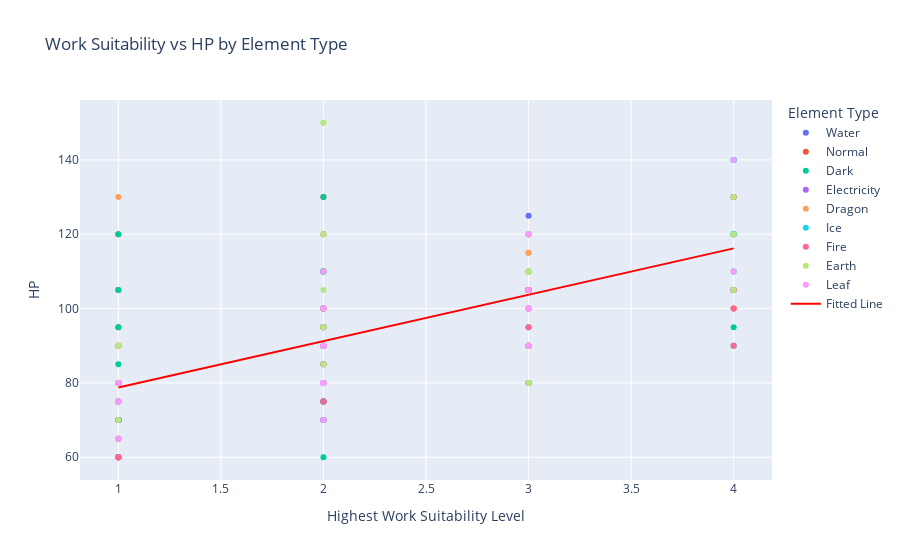

This figure's notebook cell:
### Code cell
# Write the code to run functions to fit each model in separate code chunks. 
# Interpret the model results.

# Replot the scatter plot with the fitted line
fig1 = px.scatter(
    pal_frame_vis.sort_values(by = "Highest Work Suitability Level", ascending = True),
    x="Highest Work Suitability Level",
    y="HP",
    color="Element Type",
    hover_data={"ID":True, "Rarity":True, "Work Types":True},
    title="Work Suitability vs HP by Element Type"
)
fig1.add_scatter(
    x=pal_frame_vis["Highest Work Suitability Level"],
    y=intercept + slope * pal_frame_vis["Highest Work Suitability Level"],
    mode="lines",
    name="Fitted Line",
    line=dict(color="red", width=2)
)
fig1.show()
#Tthe fitted line shows a positive correlation between work suitability level and HP, indicating that Pals with higher work suitability levels tend to have higher HP. The slope of the line suggests that for each unit increase in work suitability level, the HP increases by approximately `slope` units. The R2 value indicates how well the model explains the variance in HP based on work suitability level.

### Figure 1 — Plotly figure (JSON) as saved in the notebook; plotly's stock layout.template omitted (floating-point values rounded to 4 significant figures; data arrays with more than 128 entries replaced by an {"elided": "..."} marker saying what was removed)
{"data": [{"customdata": [["#-1", "Common", "Transporting"], ["#25", "Common", "Transporting, Watering"], ["#114", "Common", "Handiwork, Transporting, Gathering, Watering"], ["#81", "Common", "Watering, Farming"], ["#6", "Common", "Handiwork, Transporting, Watering"], ["#16", "Common", "Watering"], ["#10", "Common", "Handiwork, Transporting, Watering, Cooling"], ["#150", "Common", "Handiwork, Transporting, Watering"], ["#31", "Common", "Handiwork, Transporting, Watering"], ["#152", "Common", "Transporting, Watering"], ["#11", "Rare", "Handiwork, Mining, Transporting, Watering, Cooling"], ["#146", "Common", "Transporting, Watering, Cooling"], ["#148", "Common", "Mining, Transporting, Watering"], ["#23", "Common", "Transporting, Gathering, Watering"], ["#65", "Common", "Watering"], ["#86", "Epic", "Watering"], ["#147", "Rare", "Watering, Cooling"], ["#102", "Epic", "Watering"], ["#105", "Epic", "Transporting, Watering"], ["#155", "Legendary", "Watering"], ["#154", "Rare", "Watering, Cooling"]], "hovertemplate": "Element Type=Water<br>Highest Work Suitability Level=%{x}<br>HP=%{y}<br>ID=%{customdata[0]}<br>Rarity=%{customdata[1]}<br>Work Types=%{customdata[2]}<extra></extra>", "legendgroup": "Water", "marker": {"color": "#636efa", "symbol": "circle"}, "mode": "markers", "name": "Water", "orientation": "v", "showlegend": true, "type": "scatter", "x": [1.0, 1.0, 1.0, 1.0, 1.0, 1.0, 1.0, 2.0, 2.0, 2.0, 2.0, 2.0, 2.0, 2.0, 2.0, 3.0, 3.0, 3.0, 4.0, 4.0, 4.0], "xaxis": "x", "y": [70, 80, 80, 70, 60, 70, 70, 75, 90, 75, 95, 75, 75, 70, 90, 120, 95, 125, 100, 105, 105], "yaxis": "y"}, {"customdata": [["#2", "Common", "Handiwork, Mining, Transporting, Gathering"], ["#-1", "Common", "Gathering"], ["#3", "Common", "Gathering, Farming"], ["#18", "Common", "Gathering, Farming"], ["#26", "Common", "Gathering"], ["#-1", "Common", "Deforesting"], ["#-1", "Common", "Gathering"], ["#-1", "Common", "Transporting"], ["#1", "Common", "Handiwork, Transporting, Farming"], ["#89", "Epic", "Gathering"], ["#27", "Common", "Gathering"], ["#34", "Common", "Farming"], ["#-1", "Common", "Transporting"], ["#39", "Common", "Handiwork, Transporting, Gathering"], ["#29", "Common", "Farming"], ["#36", "Common", "Farming"], ["#124", "Rare", "Transporting, Gathering"], ["#14", "Common", "Gathering, Farming"], ["#69", "Rare", "Handiwork, Mining, Transporting, Medicine Production"], ["#52", "Rare", "Gathering"], ["#108", "Legendary", "Mining, Deforesting"], ["#38", "Common", "Gathering"], ["#37", "Common", "Deforesting"], ["#47", "Common", "Gathering"], ["#93", "Common", "Deforesting"], ["#121", "Common", "Gathering"], ["#49", "Rare", "Handiwork, Transporting, Deforesting"], ["#122", "Rare", "Handiwork, Transporting, Deforesting, Gathering, Medicine Production"], ["#63", "Rare", "Handiwork, Transporting, Gathering"], ["#132", "Rare", "Deforesting, Gathering"]], "hovertemplate": "Element Type=Normal<br>Highest Work Suitability Level=%{x}<br>HP=%{y}<br>ID=%{customdata[0]}<br>Rarity=%{customdata[1]}<br>Work Types=%{customdata[2]}<extra></extra>", "legendgroup": "Normal", "marker": {"color": "#EF553B", "symbol": "circle"}, "mode": "markers", "name": "Normal", "orientation": "v", "showlegend": true, "type": "scatter", "x": [1.0, 1.0, 1.0, 1.0, 1.0, 1.0, 1.0, 1.0, 1.0, 1.0, 1.0, 1.0, 1.0, 1.0, 1.0, 1.0, 1.0, 1.0, 2.0, 2.0, 2.0, 2.0, 2.0, 2.0, 2.0, 2.0, 3.0, 3.0, 3.0, 4.0], "xaxis": "x", "y": [70, 65, 60, 70, 80, 95, 80, 80, 70, 120, 60, 70, 105, 75, 90, 90, 60, 70, 120, 110, 130, 100, 95, 75, 110, 85, 90, 90, 90, 120], "yaxis": "y"}, {"customdata": {"elided": "44x3 str values"}, "hovertemplate": "Element Type=Dark<br>Highest Work Suitability Level=%{x}<br>HP=%{y}<br>ID=%{customdata[0]}<br>Rarity=%{customdata[1]}<br>Work Types=%{customdata[2]}<extra></extra>", "legendgroup": "Dark", "marker": {"color": "#00cc96", "symbol": "circle"}, "mode": "markers", "name": "Dark", "orientation": "v", "showlegend": true, "type": "scatter", "x": [1.0, 1.0, 1.0, 1.0, 1.0, 1.0, 1.0, 1.0, 1.0, 1.0, 1.0, 1.0, 1.0, 2.0, 2.0, 2.0, 2.0, 2.0, 2.0, 2.0, 2.0, 2.0, 2.0, 2.0, 2.0, 2.0, 2.0, 2.0, 2.0, 3.0, 3.0, 3.0, 3.0, 3.0, 3.0, 3.0, 3.0, 4.0, 4.0, 4.0, 4.0, 4.0, 4.0, 4.0], "xaxis": "x", "y": [75, 70, 105, 70, 85, 70, 70, 80, 75, 120, 95, 75, 70, 80, 100, 90, 60, 90, 95, 110, 85, 70, 100, 110, 95, 110, 75, 130, 90, 105, 105, 100, 100, 110, 110, 105, 90, 120, 110, 120, 90, 140, 95, 130], "yaxis": "y"}, {"customdata": [["#25", "Common", "Transporting, Generating Electricity, Watering"], ["#62", "Common", "Handiwork, Transporting, Generating Electricity"], ["#12", "Common", "Generating Electricity"], ["#7", "Common", "Handiwork, Transporting, Generating Electricity"], ["#10", "Common", "Handiwork, Transporting, Generating Electricity, Watering"], ["#60", "Rare", "Generating Electricity"], ["#11", "Rare", "Handiwork, Mining, Transporting, Generating Electricity, Watering"], ["#93", "Common", "Deforesting, Generating Electricity"], ["#56", "Rare", "Deforesting, Generating Electricity"], ["#103", "Epic", "Handiwork, Transporting, Deforesting, Generating Electricity"], ["#73", "Rare", "Transporting, Gathering, Generating Electricity"], ["#33", "Rare", "Handiwork, Transporting, Deforesting, Generating Electricity"], ["#136", "Rare", "Gathering, Generating Electricity"]], "hovertemplate": "Element Type=Electricity<br>Highest Work Suitability Level=%{x}<br>HP=%{y}<br>ID=%{customdata[0]}<br>Rarity=%{customdata[1]}<br>Work Types=%{customdata[2]}<extra></extra>", "legendgroup": "Electricity", "marker": {"color": "#ab63fa", "symbol": "circle"}, "mode": "markers", "name": "Electricity", "orientation": "v", "showlegend": true, "type": "scatter", "x": [1.0, 1.0, 1.0, 1.0, 2.0, 2.0, 2.0, 2.0, 2.0, 3.0, 3.0, 3.0, 4.0], "xaxis": "x", "y": [80, 70, 70, 60, 70, 90, 100, 110, 80, 105, 105, 100, 130], "yaxis": "y"}, {"customdata": [["#55", "Common", "Gathering, Cooling"], ["#127", "Epic", "Gathering"], ["#85", "Epic", "Transporting, Watering"], ["#64", "Rare", "Deforesting, Planting"], ["#64", "Rare", "Deforesting, Generating Electricity"], ["#80", "Rare", "Deforesting"], ["#95", "Epic", "Handiwork, Mining, Transporting, Gathering, Planting"], ["#95", "Rare", "Handiwork, Mining, Transporting, Gathering"], ["#130", "Epic", "Deforesting"], ["#111", "Legendary", "Gathering"], ["#82", "Epic", "Cooling"], ["#82", "Rare", "Watering"], ["#85", "Epic", "Transporting, Generating Electricity"], ["#126", "Epic", "Mining"], ["#80", "Epic", "Deforesting, Watering"], ["#101", "Epic", "Watering"], ["#98", "Epic", "Handiwork, Mining"], ["#106", "Epic", "Handiwork, Transporting, Generating Electricity"]], "hovertemplate": "Element Type=Dragon<br>Highest Work Suitability Level=%{x}<br>HP=%{y}<br>ID=%{customdata[0]}<br>Rarity=%{customdata[1]}<br>Work Types=%{customdata[2]}<extra></extra>", "legendgroup": "Dragon", "marker": {"color": "#FFA15A", "symbol": "circle"}, "mode": "markers", "name": "Dragon", "orientation": "v", "showlegend": true, "type": "scatter", "x": [1.0, 1.0, 2.0, 2.0, 2.0, 2.0, 3.0, 3.0, 3.0, 3.0, 3.0, 3.0, 3.0, 3.0, 3.0, 4.0, 4.0, 4.0], "xaxis": "x", "y": [90, 130, 110, 110, 110, 110, 105, 105, 120, 110, 115, 110, 110, 110, 115, 130, 100, 100], "yaxis": "y"}, {"customdata": [["#12", "Common", "Cooling"], ["#5", "Common", "Cooling"], ["#53", "Common", "Gathering, Cooling"], ["#24", "Common", "Cooling, Farming"], ["#57", "Rare", "Cooling"], ["#79", "Rare", "Cooling, Farming, Medicine Production"], ["#59", "Common", "Deforesting, Cooling"], ["#32", "Common", "Handiwork, Transporting, Gathering, Cooling"], ["#143", "Common", "Gathering, Cooling"], ["#54", "Rare", "Gathering, Cooling"], ["#142", "Common", "Handiwork, Transporting, Cooling, Medicine Production"], ["#89", "Epic", "Gathering, Cooling"], ["#83", "Rare", "Handiwork, Transporting, Deforesting, Cooling"], ["#46", "Common", "Handiwork, Cooling"], ["#137", "Epic", "Mining, Deforesting, Cooling"], ["#110", "Legendary", "Cooling"], ["#91", "Rare", "Handiwork, Transporting, Deforesting, Cooling"]], "hovertemplate": "Element Type=Ice<br>Highest Work Suitability Level=%{x}<br>HP=%{y}<br>ID=%{customdata[0]}<br>Rarity=%{customdata[1]}<br>Work Types=%{customdata[2]}<extra></extra>", "legendgroup": "Ice", "marker": {"color": "#19d3f3", "symbol": "circle"}, "mode": "markers", "name": "Ice", "orientation": "v", "showlegend": true, "type": "scatter", "x": [1.0, 1.0, 1.0, 1.0, 2.0, 2.0, 2.0, 2.0, 2.0, 2.0, 3.0, 3.0, 3.0, 3.0, 4.0, 4.0, 4.0], "xaxis": "x", "y": [70, 65, 60, 70, 90, 110, 100, 80, 110, 100, 95, 120, 100, 80, 140, 140, 140], "yaxis": "y"}, {"customdata": [["#81", "Common", "Kindling, Farming"], ["#6", "Common", "Handiwork, Transporting, Kindling, Watering"], ["#5", "Common", "Kindling"], ["#70", "Common", "Handiwork, Transporting, Kindling, Farming"], ["#45", "Common", "Handiwork, Transporting, Kindling, Gathering"], ["#-1", "Common", "Transporting"], ["#9", "Common", "Kindling"], ["#61", "Rare", "Kindling"], ["#31", "Common", "Handiwork, Transporting, Kindling"], ["#75", "Rare", "Handiwork, Transporting, Kindling, Medicine Production"], ["#40", "Common", "Handiwork, Mining, Transporting, Kindling"], ["#152", "Common", "Transporting, Kindling, Watering"], ["#58", "Rare", "Deforesting, Kindling"], ["#58", "Rare", "Deforesting, Kindling"], ["#55", "Rare", "Kindling, Gathering"], ["#42", "Common", "Deforesting, Kindling"], ["#74", "Rare", "Transporting, Kindling"], ["#102", "Epic", "Kindling"], ["#118", "Rare", "Handiwork, Mining, Kindling, Gathering, Farming"], ["#72", "Rare", "Handiwork, Transporting, Deforesting, Kindling, Gathering"], ["#84", "Epic", "Deforesting, Kindling"], ["#84", "Rare", "Deforesting, Kindling"], ["#72", "Rare", "Handiwork, Transporting, Deforesting, Kindling, Gathering"], ["#76", "Rare", "Handiwork, Transporting, Kindling"], ["#105", "Epic", "Transporting, Kindling"], ["#71", "Common", "Transporting, Kindling"], ["#76", "Rare", "Handiwork, Transporting, Kindling"], ["#101", "Epic", "Kindling"], ["#96", "Epic", "Mining, Kindling"], ["#153", "Rare", "Transporting, Kindling, Watering"], ["#96", "Epic", "Mining, Kindling"], ["#154", "Epic", "Kindling, Cooling"]], "hovertemplate": "Element Type=Fire<br>Highest Work Suitability Level=%{x}<br>HP=%{y}<br>ID=%{customdata[0]}<br>Rarity=%{customdata[1]}<br>Work Types=%{customdata[2]}<extra></extra>", "legendgroup": "Fire", "marker": {"color": "#FF6692", "symbol": "circle"}, "mode": "markers", "name": "Fire", "orientation": "v", "showlegend": true, "type": "scatter", "x": [1.0, 1.0, 1.0, 1.0, 1.0, 1.0, 1.0, 2.0, 2.0, 2.0, 2.0, 2.0, 2.0, 2.0, 2.0, 2.0, 3.0, 3.0, 3.0, 3.0, 3.0, 3.0, 3.0, 3.0, 3.0, 3.0, 3.0, 4.0, 4.0, 4.0, 4.0, 4.0], "xaxis": "x", "y": [70, 60, 65, 60, 80, 70, 75, 100, 90, 95, 95, 75, 100, 100, 90, 85, 95, 120, 105, 80, 105, 105, 80, 90, 100, 90, 90, 130, 100, 90, 105, 105], "yaxis": "y"}, {"customdata": [["#13", "Common", "Planting"], ["#22", "Common", "Handiwork, Mining, Transporting"], ["#117", "Common", "Mining"], ["#65", "Rare", "Gathering"], ["#20", "Common", "Mining"], ["#140", "Epic", "Gathering"], ["#148", "Common", "Mining, Transporting, Watering"], ["#48", "Rare", "Handiwork, Transporting, Deforesting, Gathering, Medicine Production"], ["#43", "Common", "Mining, Transporting, Watering, Farming"], ["#32", "Common", "Handiwork, Transporting, Gathering"], ["#37", "Rare", "Deforesting"], ["#123", "Rare", "Gathering"], ["#43", "Rare", "Mining, Transporting, Watering, Farming"], ["#90", "Epic", "Mining, Deforesting, Planting"], ["#90", "Epic", "Mining, Deforesting, Cooling"], ["#119", "Rare", "Deforesting, Gathering, Medicine Production"], ["#92", "Epic", "Handiwork, Transporting, Deforesting, Planting"], ["#49", "Rare", "Handiwork, Mining, Transporting"], ["#67", "Rare", "Mining"], ["#83", "Rare", "Handiwork, Mining, Transporting, Deforesting"], ["#88", "Rare", "Mining, Kindling"], ["#88", "Rare", "Mining, Cooling"], ["#92", "Epic", "Handiwork, Mining, Transporting"], ["#99", "Epic", "Mining, Deforesting"], ["#99", "Epic", "Mining, Deforesting"], ["#120", "Epic", "Mining, Transporting, Gathering"], ["#100", "Epic", "Handiwork, Mining, Transporting"], ["#145", "Rare", "Mining, Gathering, Planting"]], "hovertemplate": "Element Type=Earth<br>Highest Work Suitability Level=%{x}<br>HP=%{y}<br>ID=%{customdata[0]}<br>Rarity=%{customdata[1]}<br>Work Types=%{customdata[2]}<extra></extra>", "legendgroup": "Earth", "marker": {"color": "#B6E880", "symbol": "circle"}, "mode": "markers", "name": "Earth", "orientation": "v", "showlegend": true, "type": "scatter", "x": [1.0, 1.0, 1.0, 1.0, 1.0, 2.0, 2.0, 2.0, 2.0, 2.0, 2.0, 2.0, 2.0, 2.0, 2.0, 3.0, 3.0, 3.0, 3.0, 3.0, 3.0, 3.0, 3.0, 3.0, 3.0, 4.0, 4.0, 4.0], "xaxis": "x", "y": [70, 65, 75, 90, 80, 120, 85, 90, 100, 80, 95, 95, 105, 150, 150, 90, 120, 90, 80, 100, 110, 110, 120, 100, 100, 105, 120, 130], "yaxis": "y"}, {"customdata": [["#-1", "Common", "Transporting"], ["#28", "Common", "Handiwork, Transporting, Gathering, Medicine Production, Planting"], ["#4", "Common", "Handiwork, Deforesting, Gathering, Medicine Production, Planting"], ["#8", "Common", "Handiwork, Transporting, Deforesting, Gathering, Planting"], ["#39", "Common", "Handiwork, Transporting, Gathering, Planting"], ["#115", "Common", "Handiwork, Gathering, Medicine Production, Planting"], ["#116", "Common", "Handiwork, Deforesting, Gathering, Planting"], ["#48", "Rare", "Handiwork, Transporting, Deforesting, Gathering, Medicine Production, Planting"], ["#141", "Common", "Transporting, Gathering, Planting"], ["#51", "Epic", "Handiwork, Deforesting, Gathering, Medicine Production, Planting"], ["#41", "Common", "Medicine Production, Planting"], ["#30", "Common", "Handiwork, Transporting, Gathering, Medicine Production, Planting"], ["#50", "Common", "Handiwork, Transporting, Deforesting, Gathering, Farming, Medicine Production, Planting"], ["#35", "Common", "Farming, Planting"], ["#87", "Epic", "Handiwork, Transporting, Gathering, Medicine Production, Planting"], ["#144", "Common", "Mining, Gathering, Planting"], ["#78", "Epic", "Handiwork, Transporting, Gathering, Medicine Production, Planting"], ["#86", "Rare", "Planting"], ["#33", "Rare", "Handiwork, Transporting, Deforesting, Planting"], ["#77", "Epic", "Handiwork, Transporting, Deforesting, Gathering, Planting"], ["#104", "Epic", "Handiwork, Gathering, Medicine Production, Planting"], ["#91", "Epic", "Handiwork, Transporting, Deforesting, Planting"]], "hovertemplate": "Element Type=Leaf<br>Highest Work Suitability Level=%{x}<br>HP=%{y}<br>ID=%{customdata[0]}<br>Rarity=%{customdata[1]}<br>Work Types=%{customdata[2]}<extra></extra>", "legendgroup": "Leaf", "marker": {"color": "#FF97FF", "symbol": "circle"}, "mode": "markers", "name": "Leaf", "orientation": "v", "showlegend": true, "type": "scatter", "x": [1.0, 1.0, 1.0, 1.0, 1.0, 2.0, 2.0, 2.0, 2.0, 2.0, 2.0, 2.0, 2.0, 2.0, 3.0, 3.0, 3.0, 3.0, 3.0, 3.0, 4.0, 4.0], "xaxis": "x", "y": [65, 75, 75, 80, 80, 90, 110, 90, 80, 90, 70, 80, 80, 100, 100, 105, 100, 120, 100, 90, 110, 140], "yaxis": "y"}, {"line": {"color": "red", "width": 2}, "mode": "lines", "name": "Fitted Line", "type": "scatter", "x": {"elided": "225 float values"}, "y": {"elided": "225 float values"}}], "layout": {"legend": {"title": {"text": "Element Type"}, "tracegroupgap": 0}, "title": {"text": "Work Suitability vs HP by Element Type"}, "xaxis": {"anchor": "y", "domain": [0, 1], "title": {"text": "Highest Work Suitability Level"}}, "yaxis": {"anchor": "x", "domain": [0, 1], "title": {"text": "HP"}}}}
